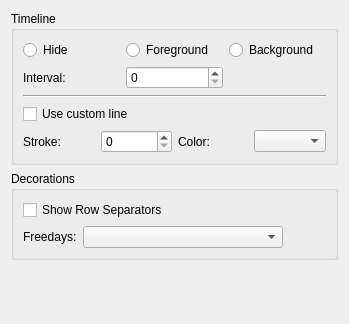
<?xml version="1.0" encoding="UTF-8"?>
<ui version="4.0">
 <class>KPlato::ResourceAppointmentsGanttChartOptionsPanel</class>
 <widget class="QWidget" name="KPlato::ResourceAppointmentsGanttChartOptionsPanel">
  <property name="geometry">
   <rect>
    <x>0</x>
    <y>0</y>
    <width>349</width>
    <height>324</height>
   </rect>
  </property>
  <property name="toolTip">
   <string/>
  </property>
  <layout class="QVBoxLayout" name="verticalLayout_3">
   <item>
    <widget class="QGroupBox" name="groupBox_3">
     <property name="title">
      <string>Timeline</string>
     </property>
     <layout class="QVBoxLayout" name="verticalLayout_2">
      <item>
       <layout class="QGridLayout" name="gridLayout_4">
        <item row="0" column="0">
         <widget class="QRadioButton" name="timeLineHide">
          <property name="toolTip">
           <string>Do not show the timeline</string>
          </property>
          <property name="text">
           <string>Hide</string>
          </property>
         </widget>
        </item>
        <item row="0" column="1">
         <widget class="QRadioButton" name="timeLineForeground">
          <property name="toolTip">
           <string>Show timeline in the foreground</string>
          </property>
          <property name="text">
           <string>Foreground</string>
          </property>
         </widget>
        </item>
        <item row="0" column="2">
         <widget class="QRadioButton" name="timeLineBackground">
          <property name="toolTip">
           <string>Show timeline in the background</string>
          </property>
          <property name="text">
           <string>Background</string>
          </property>
         </widget>
        </item>
        <item row="1" column="0" colspan="2">
         <layout class="QHBoxLayout" name="horizontalLayout_3">
          <item>
           <widget class="QLabel" name="label_3">
            <property name="toolTip">
             <string>Update interval in minutes, 0 disables update</string>
            </property>
            <property name="text">
             <string>Interval:</string>
            </property>
            <property name="buddy">
             <cstring>timeLineInterval</cstring>
            </property>
           </widget>
          </item>
          <item>
           <widget class="QSpinBox" name="timeLineInterval">
            <property name="toolTip">
             <string/>
            </property>
           </widget>
          </item>
         </layout>
        </item>
       </layout>
      </item>
      <item>
       <widget class="Line" name="line">
        <property name="orientation">
         <enum>Qt::Horizontal</enum>
        </property>
       </widget>
      </item>
      <item>
       <layout class="QGridLayout" name="gridLayout_3">
        <item row="0" column="0">
         <widget class="QCheckBox" name="timeLineUseCustom">
          <property name="text">
           <string>Use custom line</string>
          </property>
         </widget>
        </item>
        <item row="1" column="0">
         <layout class="QHBoxLayout" name="horizontalLayout">
          <item>
           <widget class="QLabel" name="label_2">
            <property name="toolTip">
             <string>Line width</string>
            </property>
            <property name="text">
             <string>Stroke:</string>
            </property>
            <property name="buddy">
             <cstring>timeLineStroke</cstring>
            </property>
           </widget>
          </item>
          <item>
           <widget class="QSpinBox" name="timeLineStroke">
            <property name="toolTip">
             <string/>
            </property>
           </widget>
          </item>
         </layout>
        </item>
        <item row="1" column="1">
         <layout class="QHBoxLayout" name="horizontalLayout_2">
          <item>
           <widget class="QLabel" name="label">
            <property name="toolTip">
             <string>Line color</string>
            </property>
            <property name="text">
             <string>Color:</string>
            </property>
            <property name="buddy">
             <cstring>timeLineColor</cstring>
            </property>
           </widget>
          </item>
          <item>
           <widget class="KColorCombo" name="timeLineColor">
            <property name="toolTip">
             <string/>
            </property>
           </widget>
          </item>
         </layout>
        </item>
       </layout>
      </item>
     </layout>
    </widget>
   </item>
   <item>
    <widget class="QGroupBox" name="groupBox_4">
     <property name="title">
      <string>Decorations</string>
     </property>
     <layout class="QVBoxLayout" name="verticalLayout">
      <item>
       <widget class="QCheckBox" name="showRowSeparators">
        <property name="text">
         <string>Show Row Separators</string>
        </property>
       </widget>
      </item>
      <item>
       <layout class="QHBoxLayout" name="horizontalLayout_4">
        <item>
         <widget class="QLabel" name="label_4">
          <property name="text">
           <string>Freedays:</string>
          </property>
         </widget>
        </item>
        <item>
         <widget class="QComboBox" name="freedays">
          <property name="minimumSize">
           <size>
            <width>200</width>
            <height>0</height>
           </size>
          </property>
         </widget>
        </item>
        <item>
         <spacer name="horizontalSpacer">
          <property name="orientation">
           <enum>Qt::Horizontal</enum>
          </property>
          <property name="sizeHint" stdset="0">
           <size>
            <width>40</width>
            <height>20</height>
           </size>
          </property>
         </spacer>
        </item>
       </layout>
      </item>
     </layout>
    </widget>
   </item>
   <item>
    <spacer name="verticalSpacer">
     <property name="orientation">
      <enum>Qt::Vertical</enum>
     </property>
     <property name="sizeHint" stdset="0">
      <size>
       <width>20</width>
       <height>15</height>
      </size>
     </property>
    </spacer>
   </item>
  </layout>
 </widget>
 <customwidgets>
  <customwidget>
   <class>KColorCombo</class>
   <extends>QComboBox</extends>
   <header>kcolorcombo.h</header>
  </customwidget>
 </customwidgets>
 <resources/>
 <connections/>
</ui>
